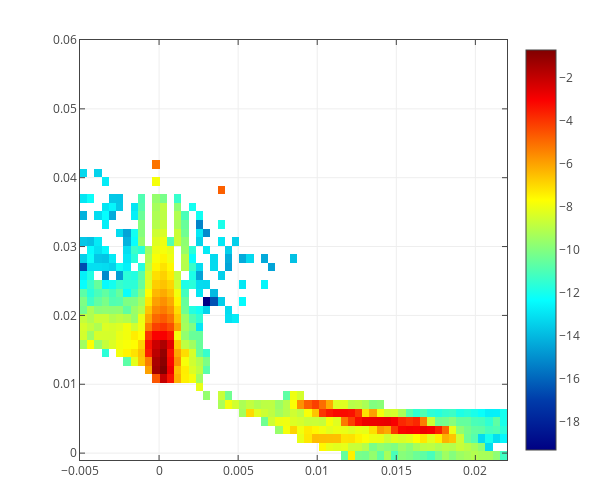

Notebook source saved alongside this figure:
### Code cell
plot_heatmap(qx_bins, qz_bins, np.log(refl_2d).T)
